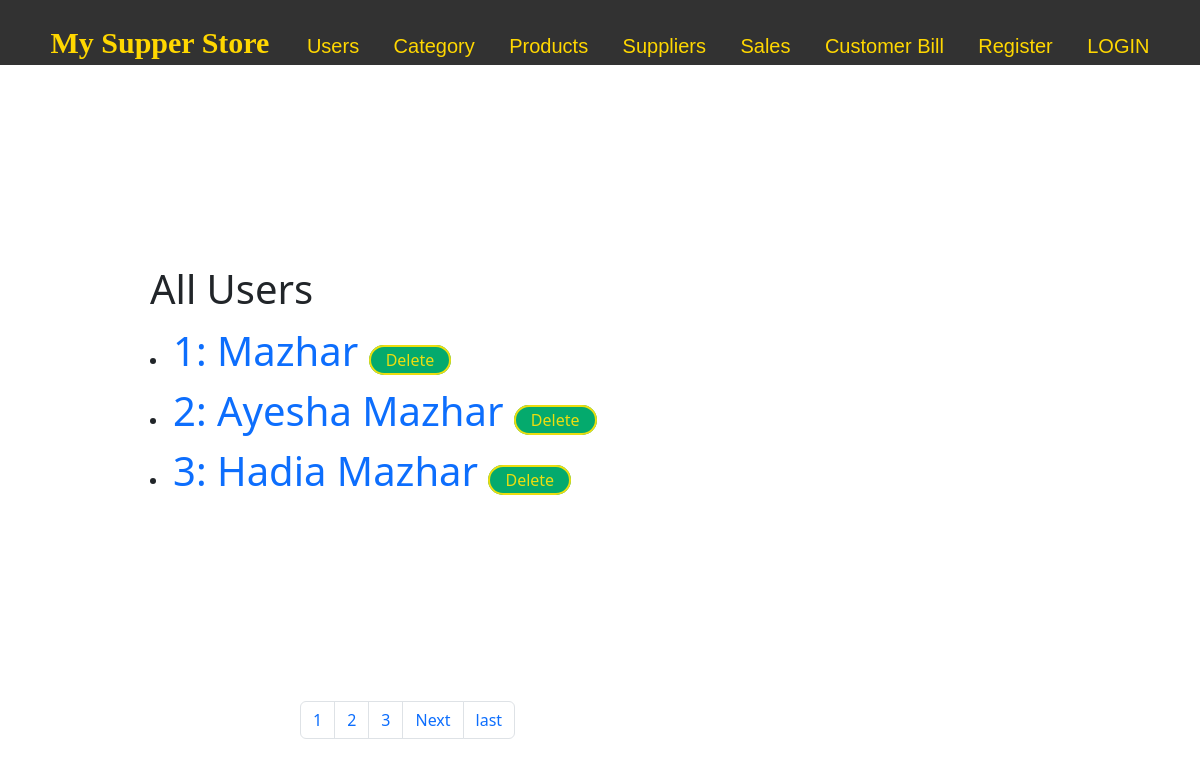
/users/, run on the app's committed database.
### members/models.py (models this page shows, shortened)
class Users(models.Model):
    username=models.CharField(max_length=255)
    password=models.CharField(max_length=20)
    is_deleted = models.BooleanField(default=False)
    user_slug=AutoSlugField(populate_from="username",unique=True,null=True,default=None)
    user_image=models.FileField(upload_to="userpics/",max_length=256,null=True,default=None)

### members/views.py (the view)
# urls.py: path("users/",views.users,name="users"),
def users(request):
    myusers = Users.objects.filter(is_deleted=False).values()
    paginator=Paginator(myusers,3)
    page_num=request.GET.get("page")
    myusersfinal=paginator.get_page(page_num)
    totalpages=myusersfinal.paginator.num_pages
    template=loader.get_template('users.html')
    context= {'myusers':myusersfinal,"lastpage":totalpages,"pagelist":[n+1 for n in range(totalpages)]}
    return HttpResponse(template.render(context))

### templates/users.html (shortened to what this page needs)
<!doctype html>
<html lang="en">
  <head>
    <link href="https://cdn.jsdelivr.net/npm/bootstrap@5.2.3/dist/css/bootstrap.min.css" rel="stylesheet">
  </head>
{% extends "master1.html" %}
{% block content %}
{%if details %}
<div style="padding-left:20px;margin-left:5%">
  <h1 >User Details </h1>
    {% for x in myusers %}
    <h1>Name: {{ x.username|title }}</h1>
    {% if x.user_image != Null %}
    <img src="/media/{{x.user_image}}">
    {% endif %}
    {% endfor %}
  </div>
{%else%}
<div style="padding:50px 0px 50px 150px;margin: 150px 0px 0px 0px">
<h1 >All Users </h1>
{% for x in myusers %}
  <li> <a href="/userdetails/{{ x.user_slug }}" style='text-decoration:none;font-size: 40px;'> {{ forloop.counter }}: {{ x.username|title }}
    <a onclick="return confirm('Are you sure you want to delete this?')" name="navlink" href={%url 'delete_user' id=x.id %}> Delete </a>
  </a></li>
{% endfor %}
{% endif %}
<div style="padding:50px 0px 50px 150px;margin: 150px 0px 0px 0px">
<nav aria-label="...">
  <ul class="pagination">
    {% for n in pagelist  %}
    <li class="page-item"><a class="page-link" href="/users/?page={{n}}">{{n}}</a></li>
    {% endfor %}
    {% if myusers.has_next %}
    <li class="page-item">
      <a class="page-link" href="/users/?page={{myusers.next_page_number}}">Next</a>
    </li>
    <li class="page-item">
      <a class="page-link" href="/users/?page={{lastpage}}">last</a>
    </li>
    {% endif %}
  </ul>
</nav>
</div>
{% endblock %}

### static/main.css (style rules this page uses)
a[name=navlink] { width: 100%; background-color: #04AA6D; color: rgb(236, 222, 15); padding: 2px 15px 2px 15px; border-color:#9b6d31; border-radius: 4px; cursor: pointer; text-decoration: none; border: 2px solid; border-radius: 15px; }

### data on the page
Users: username "Mazhar"
Users: username "Ayesha Mazhar"
Users: username "Hadia Mazhar"

### other printed values
{{ n }} "1" "2" "3"
